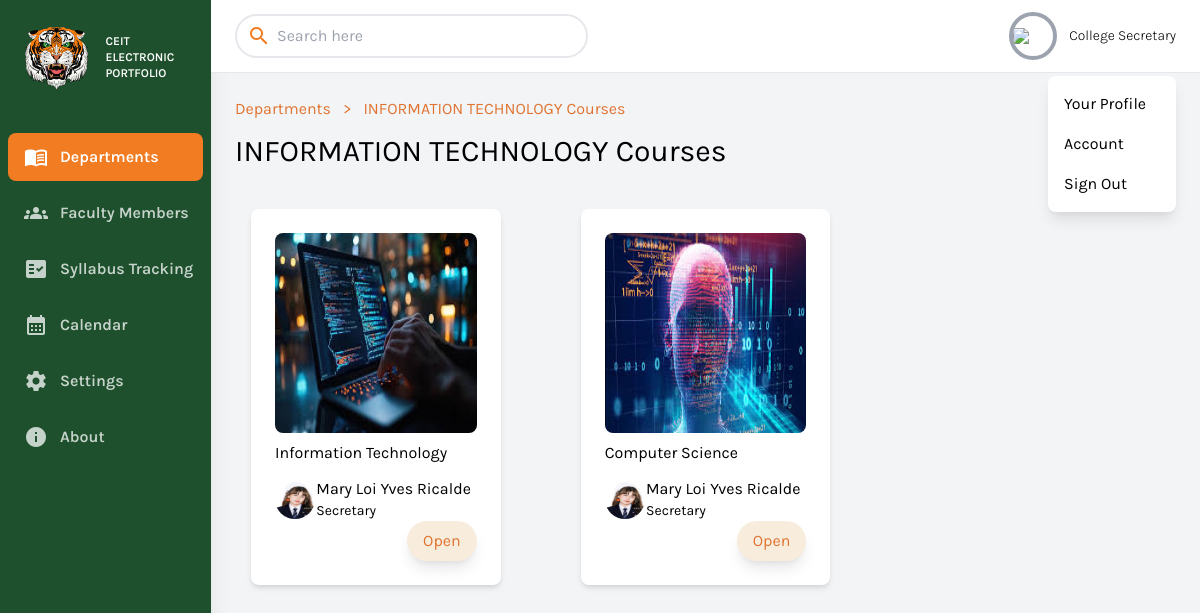
Screenshot of /college_secretary/courses.php?i=11 (signed in) with the database file from the repository.
### tables this page shows
CREATE TABLE `department_details` (
  `id` int(11) NOT NULL,
  `department_name` varchar(256) NOT NULL,
  `department_code` varchar(256) NOT NULL,
  `department_dean` bigint(20) NOT NULL DEFAULT 0,
  `department_secretary` bigint(20) NOT NULL DEFAULT 0,
  `department_image` text NOT NULL,
  `status` int(11) NOT NULL DEFAULT 0,
  `depatment_college` bigint(20) NOT NULL
);

CREATE TABLE `course` (
  `id` bigint(20) NOT NULL,
  `name` varchar(256) NOT NULL,
  `image` text NOT NULL,
  `department_id` bigint(20) NOT NULL,
  `college_id` bigint(20) NOT NULL,
  `secretary_id` bigint(20) NOT NULL,
  `status` int(11) NOT NULL DEFAULT 0
);

CREATE TABLE `user_details` (
  `user_id` bigint(20) NOT NULL,
  `name` varchar(256) NOT NULL,
  `address` varchar(256) NOT NULL,
  `birthday` varchar(256) NOT NULL,
  `phone` varchar(256) NOT NULL,
  `specialization` varchar(256) NOT NULL,
  `image` text NOT NULL
);

### conn/conn.php (called while the page is built, shortened)
<?php
class DatabaseHandler {
    private $pdo;
    public function __construct() {
        $dbHost = 'eportfolio.mysql.database.azure.com';
        $dbPort = '3306';
        $dbName = 'eportfolio';
        $dbUser = 'azureuser';
        $dbPassword = 'Azure_User123';
        try {
            $dsn = "mysql:host=$dbHost;port=$dbPort;dbname=$dbName";
            $this->pdo = new PDO($dsn, $dbUser, $dbPassword);
            $this->pdo->setAttribute(PDO::ATTR_ERRMODE, PDO::ERRMODE_EXCEPTION);
        } catch (PDOException $e) {
            echo "Connection failed: " . $e->getMessage();
        }
    }
    public function getAllRowsFromTableWhere($tableName, array $additionalConditions = []) {
        try {
            $whereClause = "status = 0";
            if (!empty($additionalConditions)) {
                $whereClause .= " AND " . implode(' AND ', $additionalConditions);
            }
            $sql = "SELECT * FROM $tableName WHERE $whereClause";
            $stmt = $this->pdo->prepare($sql);
            $stmt->execute();
            $result = $stmt->fetchAll(PDO::FETCH_ASSOC);
            return $result;
        } catch (PDOException $e) {
            echo "Query failed: " . $e->getMessage();
        }
    }
    public function getIdByColumnValue($tableName, $columnName, $columnValue, $idColumnName) {
        try {
            $stmt = $this->pdo->prepare("SELECT $idColumnName FROM $tableName WHERE $columnName = :column_value");
            $stmt->bindParam(':column_value', $columnValue);
            $stmt->execute();
            $result = $stmt->fetch(PDO::FETCH_ASSOC);
            if ($result) {
                return $result[$idColumnName];
            } else {
                return null;
            }
        } catch (PDOException $e) {
            return null;
        }
    }
}
?>

### college_secretary/courses.php (the view, shortened to what this page needs)
<?php include 'components/header.php'?>
<?php
    if(isset($_GET['i']) && $_GET['i']!="")
    {
        $id =  preg_replace('/\D/', '', $_GET['i']);
    }else{
        echo '
        <script>
            window.location.href="departments.php"
        </script>
        ';
    }
    $department_name = ucwords($db->getIdByColumnValue("department_details","id",$id,"department_name")).' Courses';
    $department_secretary_id = ucwords($db->getIdByColumnValue("department_details","id",$id,"department_secretary"));
?>
        <div class="w-full h-screen overflow-x-hidden border-t flex flex-col">
            <main class="w-full flex-grow p-6">
                    <div class="container flex text-orange mb-3">
                        <a href="departments.php" class="mr-3">Departments</a>
                        <p class="mr-3">></p>
                        <p class="mr-3"><?=$department_name?></p>
                    </div>
                    <h1 class="text-3xl text-black pb-6 col-span-2"><?=$department_name?></h1>
                    <div class="grid lg:grid-cols-3 md:grid-cols-2 gap-x-20 gap-y-5 p-4">
                    <?php
                        $rows = $db->getAllRowsFromTableWhere("course",["department_id=".$_GET['i']]);
                        if (count($rows) > 0) {
                            foreach ($rows as $row) {
                                $id = $row['id'];
                                $name = $row['name'];
                                $image = $row['image'];
                                $secretary_id = $department_secretary_id;
                                $secretary_image = ucwords($db->getIdByColumnValue("user_details","user_id",$secretary_id,"image"));
                                $secretary_name = ucwords($db->getIdByColumnValue("user_details","user_id",$secretary_id,"name"));
                                echo '<div class="card bg-white shadow-md rounded-lg p-6 flex flex-col items-center">
                                <img src="../uploads/courses/'.$image.'" class="max-h-full h200 rounded-lg">
                                <div class="flex flex-row items-center mt-2 w-full justify-between">
                                    <span class="truncate md:truncate">'.$name.'</span>
                                </div>
                                <div class="flex flex-row items-center mt-3 w-full">
                                   <div class="x">
                                        <img src="../uploads/faculty/'.$secretary_image.'" class="mr-3 w-10 h-10 rounded-full" alt="user_image">
                                        </div>
                                    <div class="grid w-full">
                                        <p class="text-base whitespace-nowrap">'.$secretary_name.'</p>
                                        <p class="text-sm">Secretary</p>
                                         </div>
                                </div>
                                  <div class="grid w-full justify-items-end">
                                        <a href="subjects.php?c='.$id.'"
                                        class="bg-orange text-center  text-orange px-4 py-2 rounded-full shadow-lg
                                                transform transition-transform duration-200
                                                hover:scale-105 hover:shadow-xl hover:bg-orange-600">
                                            Open
                                        </a>
                                    </div>
                            </div>';
                            }
                        } else {
                            echo '<p class="text-gray-500">No courses added yet.</p>';
                        }
                    ?>
                </div>
            </main>
        </div>
    </div>
<?php include 'components/footer.php'?>

### college_secretary/components/header.php (style rules this page uses)
.font-family-karla { font-family: karla; }
.bg-orange { background: #f8ecdc; }
.text-orange { color: #e07330; }
.h200 { height: 200px; }

### rows the page displays
department_details: department_name "INFORMATION TECHNOLOGY Courses", department_secretary.name "Mary Loi Yves Ricalde"
course: image (picture), name "Information Technology", department_details.department_secretary (picture)
course: image (picture), name "Computer Science", department_details.department_secretary (picture)
